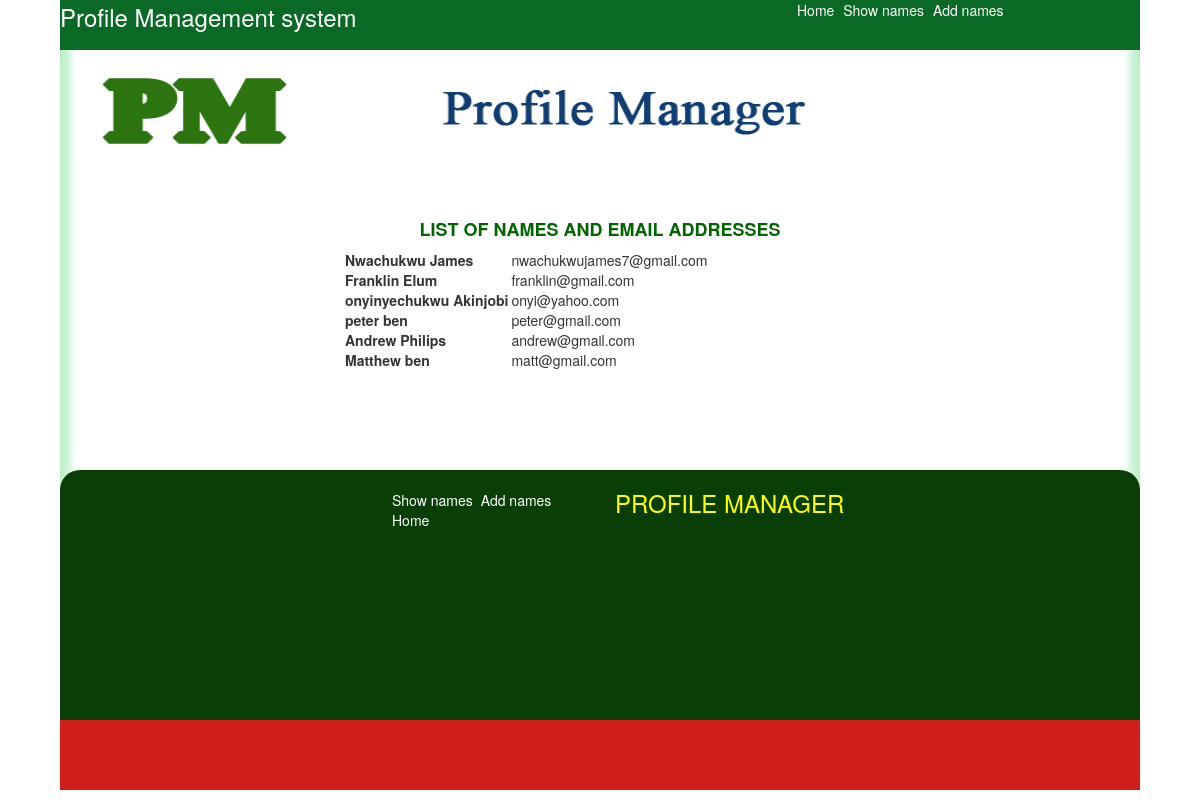
Page /list on the committed database.
### profilemanager/models.py (models this page shows, shortened)
class profile(models.Model):
    name=models.CharField(max_length=200)
    email=models.EmailField(max_length=100,unique= True)

### profilemanager/views.py (the view)
# urls.py: url(r'^list',views.listing, name = 'list'),
def listing(request):
    Profile=profile.objects.all()
    return render(request, 'list.html',{'profile':Profile})

### profilemanager/templates/list.html (shortened to what this page needs)
{% extends 'index2.html' %}
{% block content %}
<div class="row" style="margin-bottom:100px; margin-top:50px;">
        <h4 style="text-align:center; color:darkgreen; font-weight:bold;">LIST OF NAMES AND EMAIL ADDRESSES</h4>
    <div class="col-sm-3"></div>
    <div class="col-sm-6">
<table style="border:none;">
{% for Profile in profile %}
<tr>
    <td style=";padding-right:3px;"><strong>{{Profile.name}}</strong></td>
    <td> {{ Profile.email }}</td>
</tr>
{% endfor %}
</table>
</div>
</div>
{% endblock %}

### profilemanager/templates/index2.html (shortened to what this page needs)
{% load staticfiles %}
<!DOCTYPE html>
<head>
<link href="{% static 'css/bootstrap.min.css' %}" rel="stylesheet">
<link href="{% static 'css/mystyle.css' %}" rel="stylesheet">
</head>
<body>
<div class="container">
<div class="row">
<div class="col-sm-12" id="navbar">
<div class="row">
<div style="width:35%; float:right; margin-right:10px;">
<ul>
        <li><a href="/" class="mylinks">Home</a></li>
	<li><a href="list" class="mylinks">Show names</a></li>
    <li><a href="add" class="mylinks">Add names</a></li>
</ul>
</div>
<div style="width:60%;">
<marquee style="font-size:24px; color:white;">Profile Management system</marquee>
</div>
</div>
</div>
</div>
<div class="row" >
<div class="col-sm-12 doshow" style="margin-top:60px;" id="mybanner">
<img src="{% static 'images/banner,png.png' %}" width="100%" height="100%"/>
</div>
</div>
<div >
		{% block content %}
		{% endblock %}
	</div>
<div class="row" style="background-color:#093F07; border-top-left-radius:20px;border-top-right-radius:20px;">
		<div class="col-lg-6" style="">
		<div class="row">
		<div class="col-sm-6" style="padding:20px; text-align:center; height:300px;"></div>
		<div class="col-sm-6" style="padding:20px;">
		<ul id="footernav" style="list-style:none; color:white;">
			<li><a href="list">Show names</a></li>
            <li><a href="add">Add names</a></li>
            <li><a href="/">Home</a></li>
		  </ul>
		</div>
		</div>
		</div>
		<div class="col-lg-6">
		<div class="row">
		<div class="col-sm-6" style="margin-bottom:70px;">
		<h3 style="color:yellow;">PROFILE MANAGER</h3>
		</div>
		</div>
		</div>
		</div>
		<div class="row down" id="holder">
		<div class="col-sm-12 downinner" id="mydown" style="z-index:10000;"></div>
		</div>
		</div>
		</body>
		</html>

### profilemanager/static/css/mystyle.css (style rules this page uses)
.container { width:90%; box-shadow: 0px 15px 10px 10px #BBF1CA inset; overflow:auto; }
#navbar { height:50px; background-color:#0B6926; width:90%; position:fixed; z-index:20; }
li { display: inline; list-style: none; }
.mylinks { color:white; }
#footernav >li a { color:white; }
#footernav >li { padding:2px; }

### profilemanager/templates/index2.html (style rules this page uses)
.down { position:fixed; top:90%; width:90%; }
.downinner { height:70px; background-color:#D21D1D; font-size:30px; text-align:center; color:white; z-index:999; }
.doshow { height:100px; }
#mydown,#holder,#mybanner { transition:all 1s; -moz-transition:all 1s; -webkit-transition:all 1s; -o-transition:all 1s; }
li { display: inline; list-style: none; padding-left:5px; padding-top:10px; }
a { color: white; }

### rows in the picture
profile: name "Nwachukwu James", email "nwachukwujames7@gmail.com"
profile: name "Franklin Elum", email "franklin@gmail.com"
profile: name "onyinyechukwu Akinjobi", email "onyi@yahoo.com"
profile: name "peter ben", email "peter@gmail.com"
profile: name "Andrew Philips", email "andrew@gmail.com"
profile: name "Matthew ben", email "matt@gmail.com"
